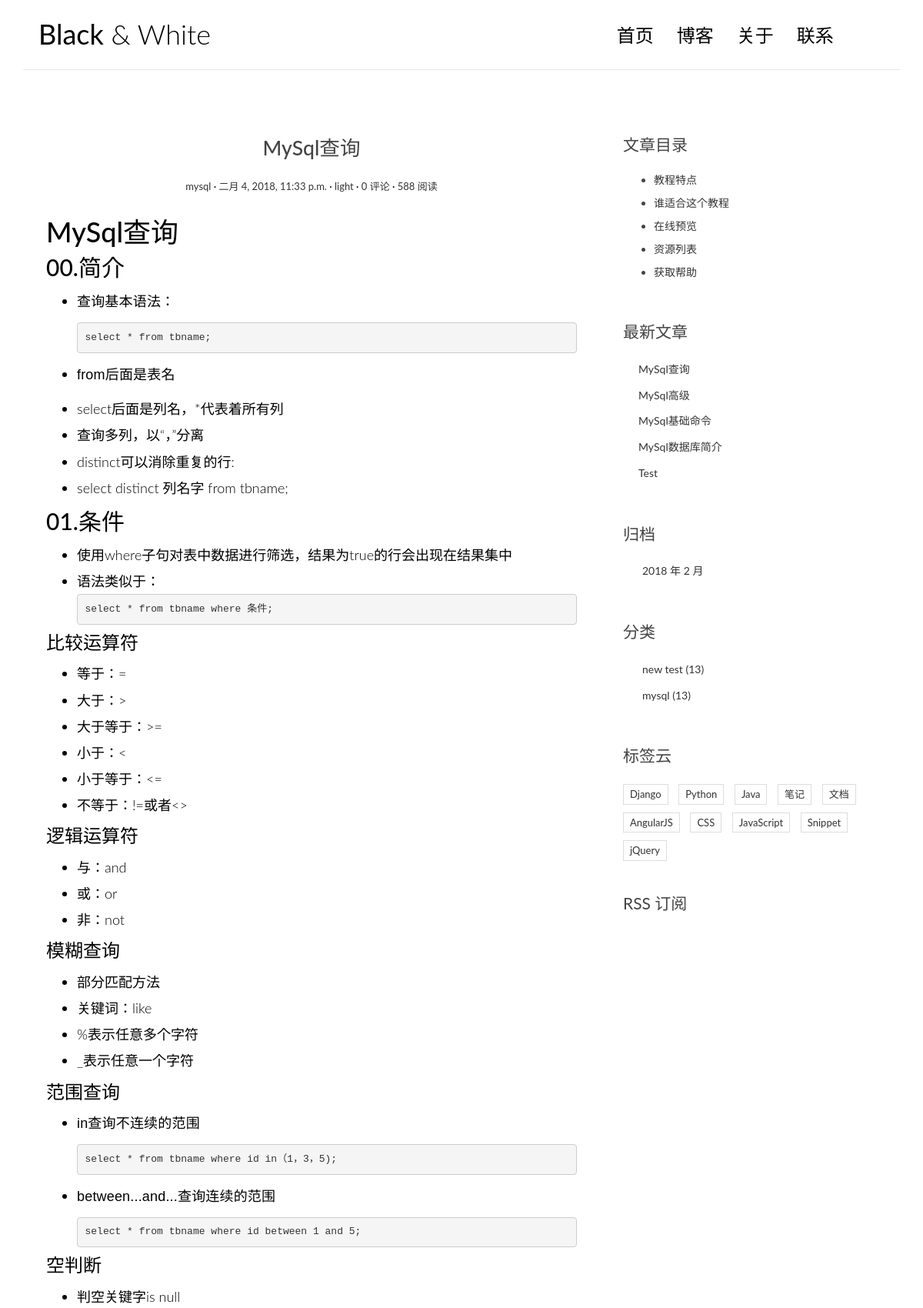
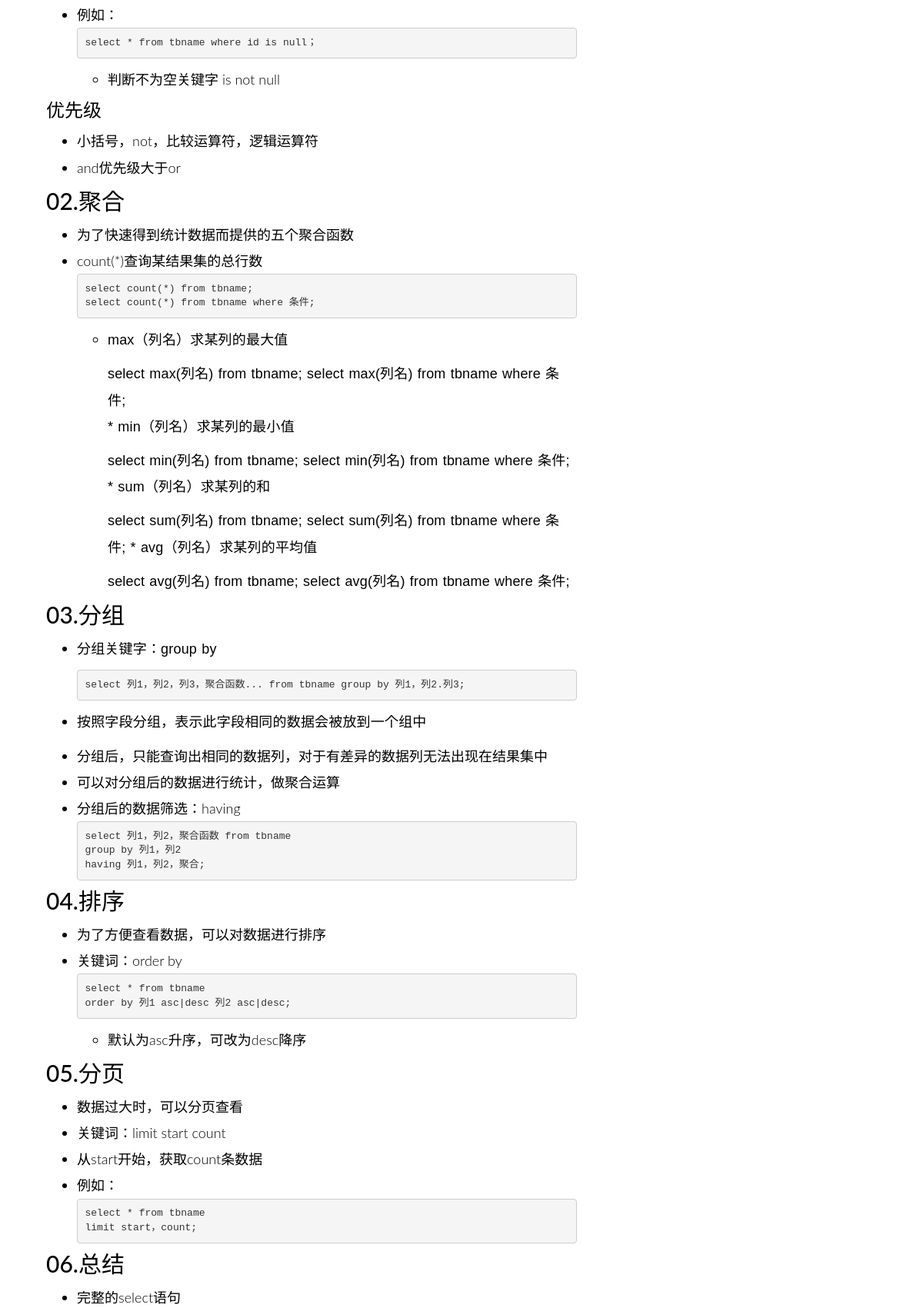
/post/5/ (upper part), run on the app's committed database (2 pictures, top to bottom).
### blog/models.py (models this page shows, shortened)
class Post(models.Model):
	title = models.CharField(max_length=100)
	body = models.TextField()
	created_time = models.DateTimeField()
	modified_time = models.DateTimeField()
	excerpt = models.CharField(max_length=200,blank=True)
	author = models.ForeignKey(User)
	category = models.ForeignKey(Category)
	tags = models.ManyToManyField(Tag,blank=True)
	def get_absolute_url(self):
		return reverse('blog:detail', kwargs={'pk':self.pk})

class Category(models.Model):
	name = models.CharField(max_length=100)

### blog/views.py (the view)
# urls.py: url(r'^post/(?P<pk>[0-9]+)/$',views.detail,name='detail'),
def detail(request, pk):
	post = get_object_or_404(Post, pk=pk)
	post.body = markdown.markdown(post.body,
                                  extensions=[
                                     'markdown.extensions.extra',
                                     'markdown.extensions.codehilite',
                                     'markdown.extensions.toc',
                                  ])
	form = CommentForm()
	comment_list = post.comment_set.all()
	context = {'post': post,
               'form': form,
               'comment_list': comment_list
               }
	return render(request, 'blog/detail.html', context=context)

### blog/templatetags/blog_tags.py (called while the page is built)
@register.simple_tag
def get_recent_posts(num=5):
	return Post.objects.all().order_by('-created_time')[:num]

@register.simple_tag
def archives():
	return Post.objects.dates('created_time', 'month', order='DESC')

@register.simple_tag
def get_categories():
	return Category.objects.all()

### templates/blog/detail.html (shortened to what this page needs)
{% extends 'base.html' %}
{% block main %}
<article class="post post-{{ post.pk }}">
  <header class="entry-header">
    <h1 class="entry-title">{{ post.title }}</h1>
    <div class="entry-meta">
      <span class="post-category"><a href="#">{{ post.category.name }}</a></span>
      <span class="post-date"><a href="#"><time class="entry-date"
                                                datetime="{{ post.created_time }}">{{ post.created_time }}</time></a></span>
      <span class="post-author"><a href="#">{{ post.author }}</a></span>
      <span class="comments-link"><a href="#">{{ comment_list | length }} 评论</a></span>
      <span class="views-count"><a href="#">588 阅读</a></span>
    </div>
  </header>
  <div class="entry-content clearfix">
    {{ post.body|safe }}
  </div>
</article>
{% endblock main %}
{% block toc %}
<div class="widget widget-content">
    <h3 class="widget-title">文章目录</h3>
    <ul>
        <li>
            <a href="#">教程特点</a>
        </li>
        <li>
            <a href="#">谁适合这个教程</a>
        </li>
        <li>
            <a href="#">在线预览</a>
        </li>
        <li>
            <a href="#">资源列表</a>
        </li>
        <li>
            <a href="#">获取帮助</a>
        </li>
    </ul>
</div>
{% endblock toc %}

### templates/base.html (shortened to what this page needs)
{% load staticfiles %}
{% load blog_tags %}
<!DOCTYPE html>
<html>
<head>
    <link rel="stylesheet" href="http://code.ionicframework.com/ionicons/2.0.1/css/ionicons.min.css">
    <link rel="stylesheet" href="{% static 'blog/css/bootstrap.min.css' %}">
    <link rel="stylesheet" href="{% static 'blog/css/pace.css' %}">
    <link rel="stylesheet" href="{% static 'blog/css/custom.css' %}">
    <link rel="stylesheet" href="{% static 'blog/css/highlights/github.css' %}">
</head>
<body>
<div class="container">
    <header id="site-header">
        <div class="row">
            <div class="col-md-4 col-sm-5 col-xs-8">
                <div class="logo">
                    <h1><a href="index.html"><b>Black</b> &amp; White</a></h1>
                </div>
            </div>
            <div class="col-md-8 col-sm-7 col-xs-4">
                <nav class="main-nav" role="navigation">
                    <div class="collapse navbar-collapse" id="bs-example-navbar-collapse-1">
                        <ul class="nav navbar-nav navbar-right">
                            <li class="cl-effect-11"><a href="index.html" data-hover="首页">首页</a></li>
                            <li class="cl-effect-11"><a href="full-width.html" data-hover="博客">博客</a></li>
                            <li class="cl-effect-11"><a href="about.html" data-hover="关于">关于</a></li>
                            <li class="cl-effect-11"><a href="contact.html" data-hover="联系">联系</a></li>
                        </ul>
                    </div>
                </nav>
            </div>
        </div>
    </header>
</div>
<div class="content-body">
    <div class="container">
        <div class="row">
            <main class='col-md-8'>
                {% block main %}
                {% endblock main %}
            </main>
            <aside class="col-md-4">
                {% block toc %}
                {% endblock toc %}
                <div class="widget widget-recent-posts">
                    <h3 class="widget-title">最新文章</h3>
                    {% get_recent_posts as recent_post_list %}
                    <ul>
                        {% for post in recent_post_list %}
                        <li>
                            <a href="{{ post.get_absolute_url }}">{{ post.title }}</a>
                        </li>
                        {% empty %}
                        暂无数据！
                        {% endfor %}
                    </ul>
                </div>
                <div class="widget widget-archives">
                    <h3 class="widget-title">归档</h3>
                    {% archives as date_list %}
                    <ul>
                        {% for date in date_list %}
                        <li>
                            <a href="{% url 'blog:archives' date.year date.month %}">{{ date.year }} 年 {{ date.month }} 月</a>
                        </li>
                        {% empty %}
                        暂无归档！
                        {% endfor %}
                    </ul>
                </div>
                <div class="widget widget-category">
                    <h3 class="widget-title">分类</h3>
                    {% get_categories as category_list %}
                    <ul>
                        {% for category in category_list %}
                        <li>
                            <a href="{% url 'blog:category' category.pk %}">{{ category.name }} <span class="post-count">(13)</span></a>
                        {% empty %}
                        暂无分类！
                        {% endfor %}
                    </ul>
                </div>
                <div class="widget widget-tag-cloud">
                    <h3 class="widget-title">标签云</h3>
                    <ul>
                        <li>
                            <a href="#">Django</a>
                        </li>
                        <li>
                            <a href="#">Python</a>
                        </li>
                        <li>
                            <a href="#">Java</a>
                        </li>
                        <li>
                            <a href="#">笔记</a>
                        </li>
                        <li>
                            <a href="#">文档</a>
                        </li>
                        <li>
                            <a href="#">AngularJS</a>
                        </li>
                        <li>
                            <a href="#">CSS</a>
                        </li>
                        <li>
                            <a href="#">JavaScript</a>
                        </li>
                        <li>
                            <a href="#">Snippet</a>
                        </li>
                        <li>
                            <a href="#">jQuery</a>
                        </li>
                    </ul>
                </div>
                <div class="rss">
                    <a href=""> RSS 订阅</a>
                </div>
            </aside>
        </div>
    </div>
</div>
</body>
</html>

### blog/static/blog/css/custom.css (style rules this page uses)
* { outline: none; }
h1, h2, h3, h4, h5, h6 { margin-top: 0; }
b { font-weight: 400; }
a { color: #333; }
body { color: #444; font-family: 'Lato', sans-serif; }
p { font-family: 'Ubuntu', sans-serif; font-weight: 400; word-spacing: 1px; letter-spacing: 0.01em; }
#site-header { background-color: #FFF; padding: 25px 20px; margin-bottom: 40px; border-bottom: 1px solid #e7e7e7; }
.logo h1 a { color: #000; }
.logo h1 { margin: 0; font-family: 'Lato', sans-serif; font-weight: 300; }
.main-nav { margin-top: 11px; max-width: 95%; }
.main-nav a { color: #000000 !important; padding: 0 0 5px 0 !important; margin-right: 30px; font-family: 'Lato', sans-serif; font-weight: 300; font-size: 24px; }
.cl-effect-11 a { padding: 10px 0; color: #0972b4; text-shadow: none; }
.cl-effect-11 a::before { position: absolute; top: 0; left: 0; overflow: hidden; padding: 0 0 5px 0 !important; max-width: 0; border-bottom: 1px solid #000; color: #000; content: attr(data-hover); white-space: nowrap; -webkit-transition: max-width 0.5s; -moz-transition: max-width 0.5s; transition: max-width 0.5s; }
.content-body { padding-bottom: 4em; }
.post { background: #fff; padding: 30px 30px 0; }
.entry-title { text-align: center; font-size: 1.9em; margin-bottom: 20px; line-height: 1.6; padding: 10px 20px 0; }
.entry-meta { text-align: center; color: #DDDDDD; font-size: 13px; margin-bottom: 30px; }
.entry-content { font-size: 18px; line-height: 1.9; font-weight: 300; color: #000; }
.post-category::after, .post-date::after, .post-author::after, .comments-link::after { content: ' ·'; color: #000; }
.widget { background: #fff; padding: 30px 0 0; }
.widget-title { font-size: 1.5em; margin-bottom: 20px; line-height: 1.6; padding: 10px 0 0; font-weight: 400; }
.widget-recent-posts ul { padding: 0; margin: 0; padding-left: 20px; }
.widget-recent-posts ul li { list-style-type: none; position: relative; line-height: 170%; margin-bottom: 10px; }
.widget-recent-posts ul li::before { content: '\f3d3'; font-family: "Ionicons"; position: absolute; left: -17px; top: 3px; font-size: 16px; color: #000; }
.widget-archives ul { padding: 0; margin: 0; padding-left: 25px; }
.widget-archives ul li { list-style-type: none; position: relative; line-height: 170%; margin-bottom: 10px; }
.widget-archives ul li::before { content: '\f3f3'; font-family: "Ionicons"; position: absolute; left: -25px; top: 1px; font-size: 16px; color: #000; }
.widget-category ul { padding: 0; margin: 0; padding-left: 25px; }
.widget-category ul li { list-style-type: none; position: relative; line-height: 170%; margin-bottom: 10px; }
.widget-category ul li::before { content: '\f3fe'; font-family: "Ionicons"; position: absolute; left: -25px; top: 1px; font-size: 18px; color: #000; }
.widget-tag-cloud ul { padding: 0; margin: 0; margin-right: -10px; }
.widget-tag-cloud ul li { list-style-type: none; font-size: 13px; display: inline-block; margin-right: 10px; margin-bottom: 10px; padding: 3px 8px; border: 1px solid #ddd; }
.widget-content ul li { margin-bottom: 10px; }
.rss { font-size: 21px; margin-top: 30px; }
.rss a { color: #444; }

### data on the page
Post: title "MySql查询", category.name "mysql", created_time "二月 4, 2018, 11:33 p.m.", author "light", body "MySql查询 00.简介 查询基本语法： select * from tbname; from后面是表名 select后面是列名，*代表着所有列 查询多列，以“，”分离 distinct可以消除重复的行: select distinct 列名字 from tbname; 01.条件 使用where子句对表中数据进行筛选，结果为true的行会出现在结果集中 语法类似于： select * from tbname where 条件; 比较运算符 等于：= 大于：> 大于等于：>= 小于：< 小于等于：<= 不等于：!=或者<> 逻辑运算符 与：and 或：or 非：not 模糊查询 部分匹配方法 关键词：like %表示任意多个字符 _表示任意一个字符 范围查询 in查询不连续的范围 select * from tbname where id in（1，3，5); between...and...查询连续的范围 select * from tbname where id between 1 and 5; 空判断 判空关键字is null 例如： select * from tbname where id is null； 判断不为空关键字 is not null 优先级 小括号，not，比较运算符，逻辑运算符 and优先级大于or 02.聚合 为了快速得到统计数据而提供的五个聚合函数 count(*)查询某结果集的总行数 select count(*) from tbname; select count(*) from tbname where 条件;…"
Post: title "MySql高级"
Post: title "MySql基础命令"
Post: title "MySql数据库简介"
Post: title "Test"
Category: name "new test"
Category: name "mysql"

### other printed values
{{ comment_list | length }} "0"
{{ date.year }} "2018"
{{ date.month }} "2"
